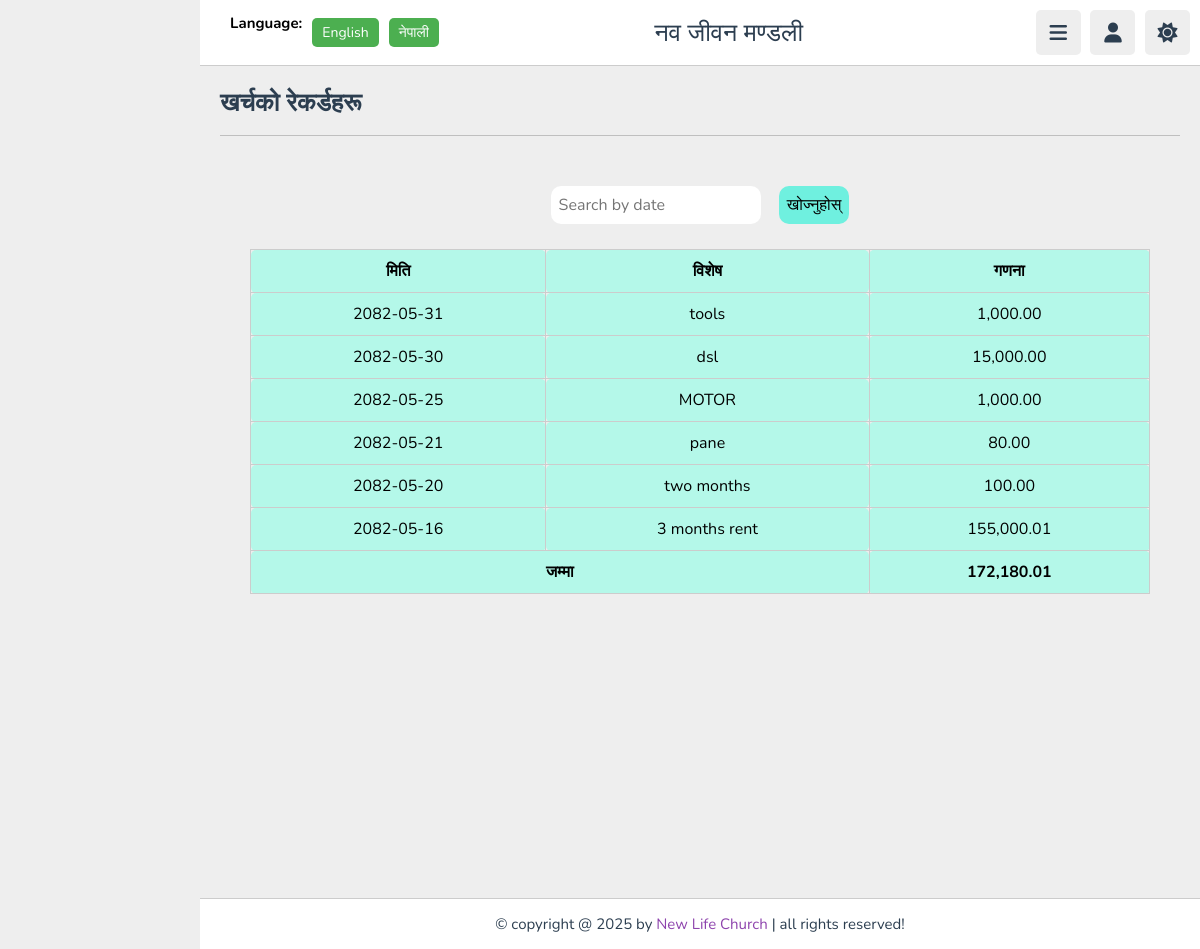
Screenshot of /uexpense.php (signed in) with the database file from the repository.
### tables this page shows
CREATE TABLE `records` (
  `id` int(11) NOT NULL,
  `record_date` text NOT NULL,
  `particular` varchar(255) NOT NULL,
  `amount` decimal(10,2) NOT NULL
);

### uexpense.php (the view, shortened to what this page needs)
<?php
@include 'config.php';
?>
<!DOCTYPE html>
<html lang="en">
<head>
   <link rel="stylesheet" href="https://cdnjs.cloudflare.com/ajax/libs/font-awesome/6.1.2/css/all.min.css">
    <link href="https://nepalidatepicker.sajanmaharjan.com.np/v5/nepali.datepicker/css/nepali.datepicker.v5.0.6.min.css" rel="stylesheet" type="text/css"/>
   <link rel="stylesheet" href="css/style.css">
</head>
<body>
<header class="header">
   <section class="flex">
   <div class="lang-switcher">
      <h1>Language:</h1>
   <button id="lang-en">English</button>
   <button id="lang-ne">नेपाली</button>
</div>
      <a href="expense.php" class="logo"><span data-key="church_name">नव जीवन मण्डली</span></a>
      <div class="icons">
         <div id="menu-btn" class="fas fa-bars"></div>
         <div id="user-btn" class="fas fa-user"></div>
         <div id="toggle-btn" class="fas fa-sun"></div>
      </div>
   </section>
</header>
<section class="home-grid">
   <h1 class="heading"><span data-key="account">खर्चको रेकर्डहरू</span></h1>
</section>
 <div>
<center>
<div class="container1">
<div class="container1">
<form method="GET">
    <input type="text" name="search" placeholder="Search by date " value="<?= $_GET['search'] ?? '' ?>">
    &nbsp;&nbsp;&nbsp;&nbsp;&nbsp; <button class="btn3" type="submit" data-key="delete">खोज्नुहोस्</button>
</form>
</center>
<center>
<table>
    <thead>
        <tr>
             <th data-key="name">मिति</th>
            <th data-key="part">विशेष</th>
            <th data-key="act">गणना</th>
        </tr>
    </thead>
    <tbody>
<?php
$total = 0;
$search = $_GET['search'] ?? '';
$sql = "SELECT * FROM records WHERE record_date LIKE '%$search%' OR particular LIKE '%$search%' ORDER BY record_date DESC";
$result = $conn->query($sql);
while ($row = $result->fetch_assoc()):
    $total += $row['amount'];
?>
    <tr>
        <td><center><?= $row['record_date'] ?></center></td>
        <td><center><?= htmlspecialchars($row['particular']) ?></center></td>
        <td><center><?= number_format($row['amount'], 2) ?></center></td>
    </tr>
<?php endwhile; ?>
    </tbody>
    <tfoot>
        <tr>
            <td colspan="2"><center><strong data-key="total">जम्मा</strong></center></td>
            <td><strong><center><?= number_format($total, 2) ?></strong></center></td>
</div>
<br><br><br><br><br><br><br><br><br><br><br><br><br><br><br><br><br><br><br><br><br>
<footer class="footer">
   &copy; copyright @ 2025 by <span>New Life Church</span> | all rights reserved!
</footer>
</body>
</html>

### css/style.css (style rules this page uses)
:root { --main-color:#8e44ad; --red:#e74c3c; --orange:#f39c12; --light-color:#888; --light-bg:#eee; --black:#2c3e50; --white:#fff; --border:.1rem solid rgba(0,0,0,.2); }
* { font-family: 'Nunito', sans-serif; margin:0; padding:0; box-sizing: border-box; outline: none; border:none; text-decoration: none; }
html { font-size: 62.5%; overflow-x: hidden; }
section { padding:2rem; margin: 0 auto; max-width: 1200px; }
.heading { font-size: 2.5rem; color:var(--black); margin-bottom: 2.5rem; border-bottom: var(--border); padding-bottom: 1.5rem; text-transform: capitalize; }
.header { position: sticky; top:0; left:0; right: 0; background-color: var(--white); z-index: 1000; border-bottom: var(--border); }
.header .flex { display: flex; align-items: center; justify-content: space-between; position: relative; padding: 1rem 1rem; }
.header .flex .logo { font-size: 2.5rem; color: var(--black); }
.header .flex .icons div { font-size: 2rem; color:var(--black); background-color: var(--light-bg); border-radius: .5rem; height: 4.5rem; width: 4.5rem; line-height: 4.5rem; cursor: pointer; text-align: center; margin-left: .7rem; }
.footer { background-color: var(--white); border-top: var(--border); position: sticky; bottom: 0; left: 0; right: 0; text-align: center; font-size: 1.5rem; padding: 1.5rem 1.5rem; color:var(--black); margin-top: 1rem; z-index: 1000; }
.footer span { color:var(--main-color); }
@media (max-width:1200px) { body { padding-left: 0; } }

### uexpense.php (style rules this page uses)
body { background-color: var(--light-bg); padding-left: 20rem; }
.lang-switcher { margin-left: 20px; display: flex; gap: 10px; }
.lang-switcher button { padding: 5px 10px; border: none; border-radius: 5px; cursor: pointer; background: #4CAF50; color: white; font-size: 14px; }
table { width: 90%; border-collapse: collapse; margin-top: 20px; }
th, td { padding: 10px; border: 1px solid #ccc; background: #b4f8e9ff; border-radius: 5px; font-size: 16px; }
input, button, select { margin: 5px 0; padding: 8px; max-width: 400px; font-size: 16px; border-radius:10px; }
button { background: #6ff0dfff; }
form { margin-bottom: 10px; border-radius: 5px; }
a { margin-right: 10px; text-decoration: none; color: blue; font-size: 16px; }
tfoot { font-weight: bold; background: #e6e6e6; }

### rows the page displays
records: record_date "2082-05-31", particular "tools", amount "1,000.00"
records: record_date "2082-05-30", particular "dsl", amount "15,000.00"
records: record_date "2082-05-25", particular "MOTOR", amount "1,000.00"
records: record_date "2082-05-21", particular "pane", amount "80.00"
records: record_date "2082-05-20", particular "two months", amount "100.00"
records: record_date "2082-05-16", particular "3 months rent", amount "155,000.01"

### other values shown
$total "172,180.01"
